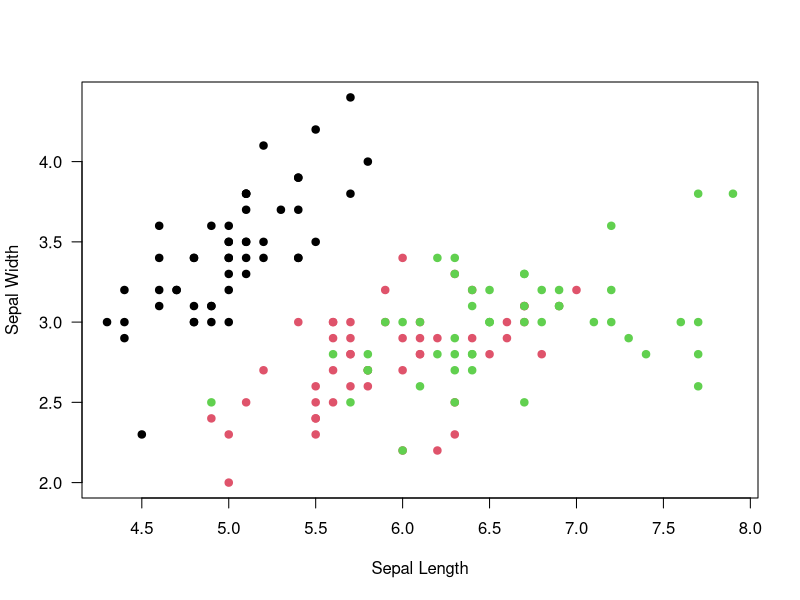
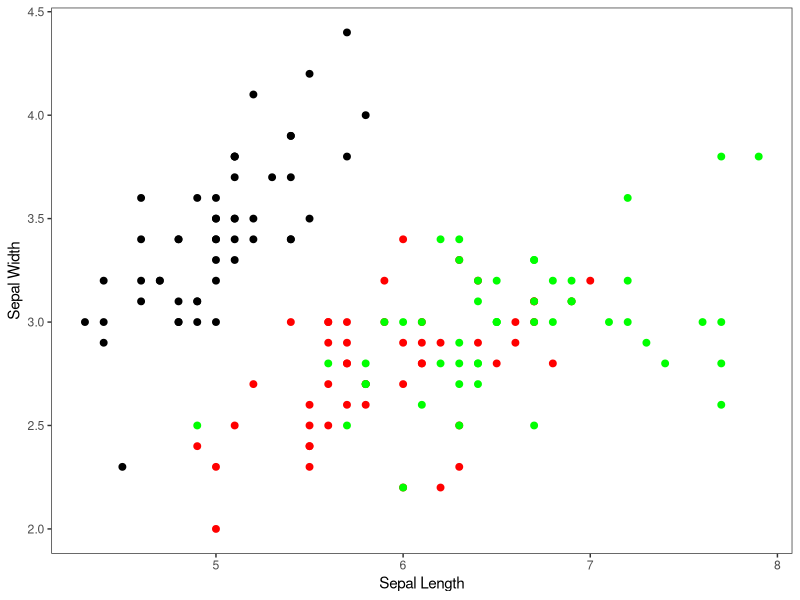
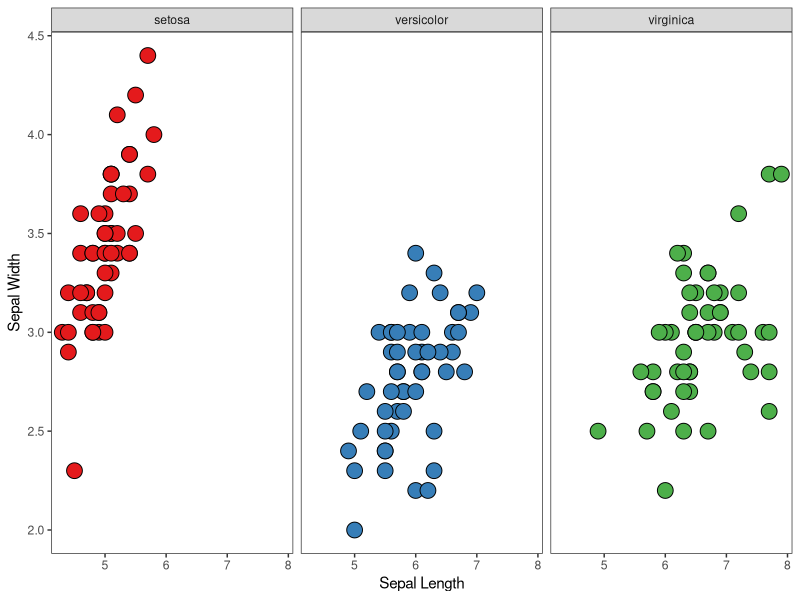
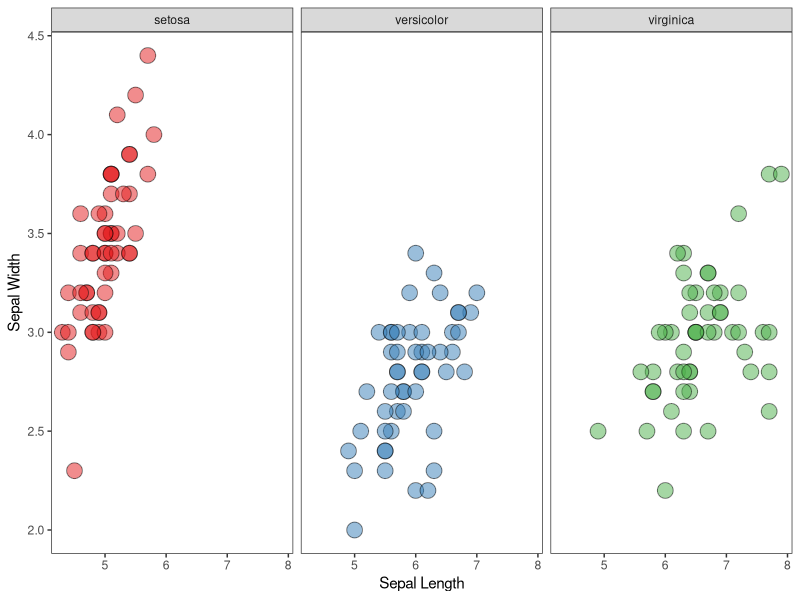
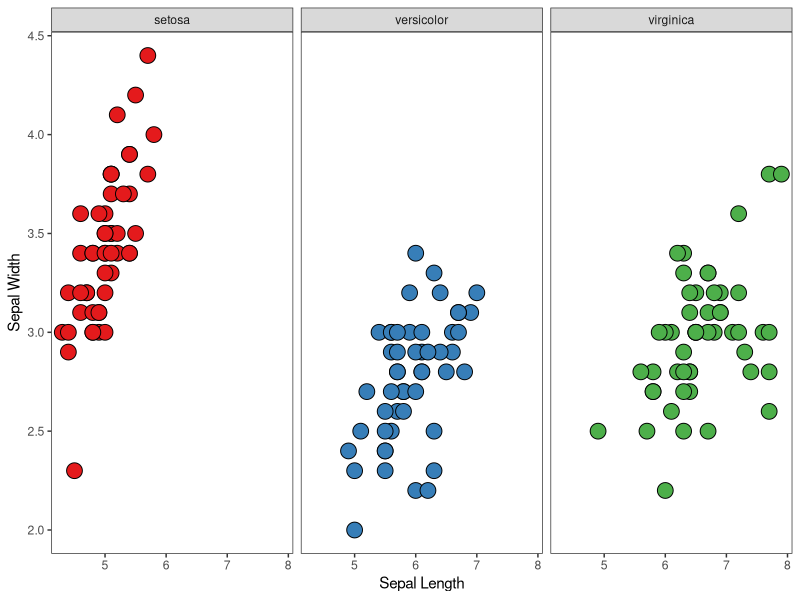
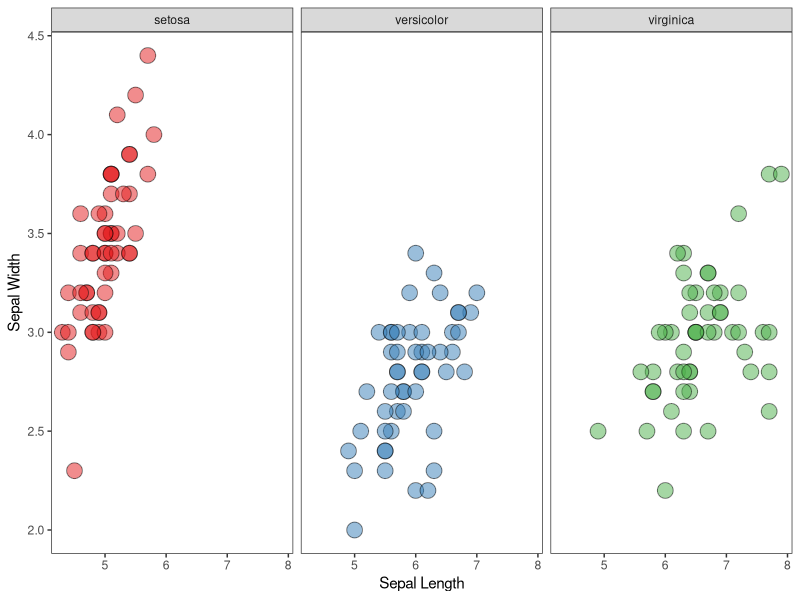

R code for these plots, in order:
#September 19, 2023

install.packages("ggplot2") #do this once to download package to the computer (and after updating R)
library(ggplot2)

#create a graph in base R that we will recreate using ggplot
plot(Sepal.Width~Sepal.Length, data=iris, xlab="Sepal Length", ylab="Sepal Width", las=1, col=iris$Species, pch=19)

#creating it in ggplot
ggplot(data=iris, mapping=aes(x=Sepal.Length,y=Sepal.Width, color=Species)) +
  geom_point(size=2, pch=19) +
  scale_color_manual(values=c("black","red","green")) +
  theme_bw() +
  theme(panel.grid.major=element_blank(), panel.grid.minor=element_blank(), legend.position="none") +
  xlab("Sepal Length") +
  ylab("Sepal Width")


#Color palettes in ggplot
ggplot(data=iris, mapping=aes(x=Sepal.Length,y=Sepal.Width, fill=Species)) +
  geom_point(size=5, pch=21) +
  scale_fill_brewer(palette="Set1") +
  theme_bw() +
  theme(panel.grid.major=element_blank(), panel.grid.minor=element_blank(), legend.position="none") +
  xlab("Sepal Length") +
  ylab("Sepal Width") +
  facet_grid(~Species)

ggsave("Yang_Qingqing/ggplot_facet.pdf")

#or
#best practice:
p1 <- ggplot(data=iris, mapping=aes(x=Sepal.Length,y=Sepal.Width, fill=Species)) +
  geom_point(size=5, pch=21, alpha=0.5) +
  scale_fill_brewer(palette="Set1") +
  theme_bw() +
  theme(panel.grid.major=element_blank(), panel.grid.minor=element_blank(), legend.position="none") +
  xlab("Sepal Length") +
  ylab("Sepal Width") +
  facet_grid(~Species)

p1
ggsave("Yang_Qingqing/ggplot_facet.pdf", p1)
